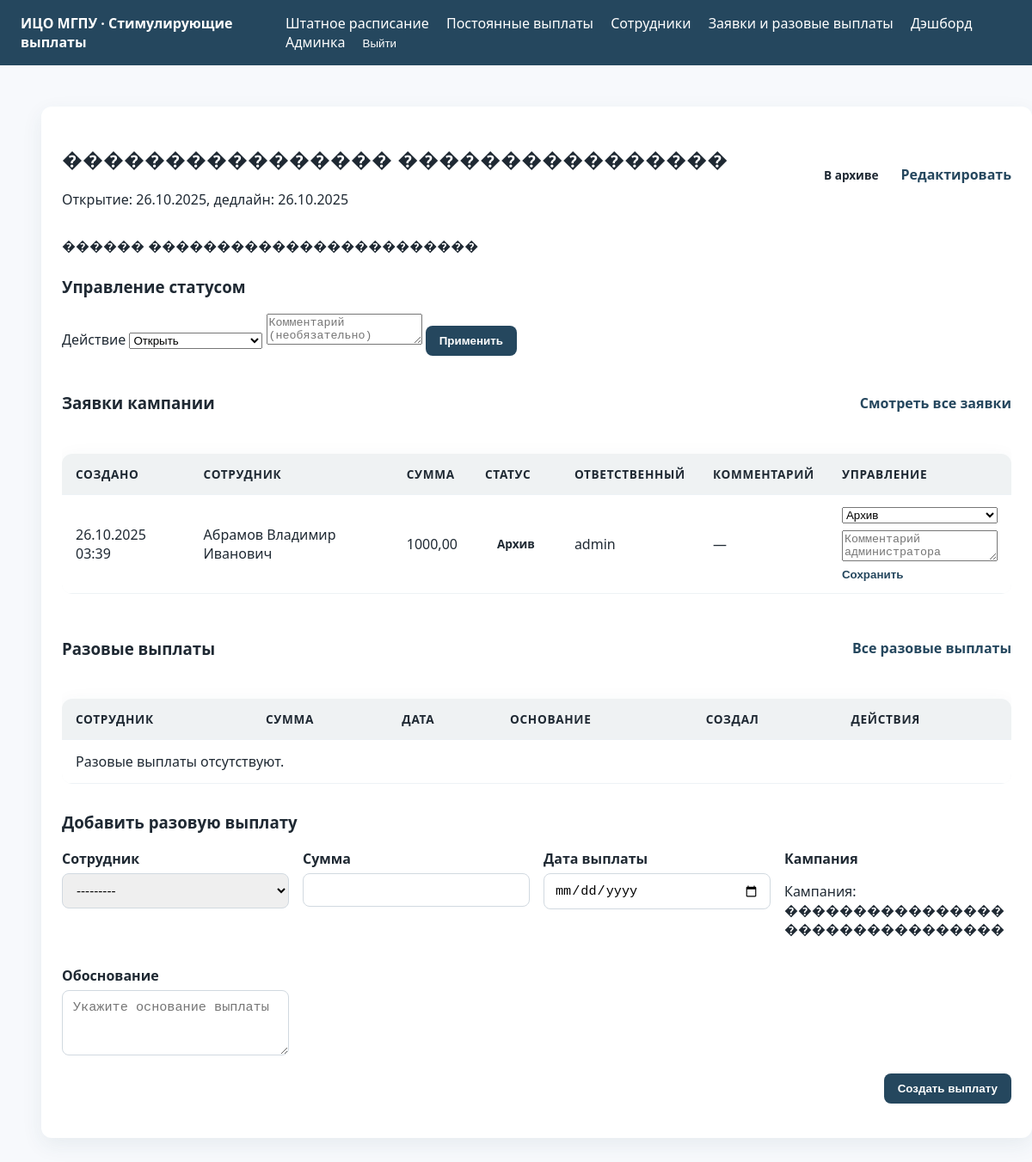
The app's page /one-time/campaigns/1/ (signed in) with its own data.
### one_time_payments/models.py (models this page shows, shortened)
class RequestCampaign(models.Model):
    class Status(models.TextChoices):
        DRAFT = 'draft', 'Черновик'
        OPEN = 'open', 'Открыта'
        CLOSED = 'closed', 'Закрыта'
        ARCHIVED = 'archived', 'В архиве'
    name = models.CharField('Название кампании', max_length=255)
    description = models.TextField('Описание', blank=True)
    status = models.CharField('Статус', max_length=16, choices=Status.choices, default=Status.DRAFT)
    opens_at = models.DateField('Дата открытия')
    deadline = models.DateField('Дедлайн', blank=True, null=True)
    auto_close_day = models.PositiveSmallIntegerField(
        'Дата автозакрытия',
        default=15,
        help_text='Если дедлайн не указан, кампания автоматически закрывается в указанный день месяца.'
    )
    auto_close_enabled = models.BooleanField('Автоматическое закрытие', default=True)
    closed_at = models.DateTimeField('Закрыта', blank=True, null=True)
    archived_at = models.DateTimeField('В архиве с', blank=True, null=True)
    created_at = models.DateTimeField('Создано', auto_now_add=True)
    updated_at = models.DateTimeField('Обновлено', auto_now=True)
    objects = RequestCampaignQuerySet.as_manager()
    class Meta:
        ordering = ['-opens_at', 'name']
        verbose_name = 'Кампания заявок'
        verbose_name_plural = 'Кампании заявок'
    def open(self) -> None:
        if self.status != self.Status.DRAFT:
            raise ValidationError('Открыть можно только кампания из черновика.')
        self.status = self.Status.OPEN
        self.save(update_fields=['status'])

### stimuli/models.py (models this page shows, shortened)
class StimulusRequest(models.Model):
    class Status(models.TextChoices):
        PENDING = 'pending', _('На рассмотрении')
        APPROVED = 'approved', _('Одобрено')
        REJECTED = 'rejected', _('Отклонено')
        ARCHIVED = 'archived', _('Архив')
    employee = models.ForeignKey(Employee, on_delete=models.CASCADE, related_name='requests', verbose_name='Сотрудник')
    requested_by = models.ForeignKey(
        settings.AUTH_USER_MODEL,
        on_delete=models.CASCADE,
        related_name='stimulus_requests',
        verbose_name='Ответственный'
    )
    campaign = models.ForeignKey(
        'one_time_payments.RequestCampaign',
        on_delete=models.PROTECT,
        related_name='stimulus_requests',
        verbose_name='Кампания',
    )
    amount = models.DecimalField('Размер выплаты', max_digits=12, decimal_places=2)
    justification = models.TextField('Обоснование')
    status = models.CharField('Статус', max_length=16, choices=Status.choices, default=Status.PENDING)
    final_status = models.CharField('Итоговый статус', max_length=32, blank=True, help_text='Статус на момент архивирования кампании')
    admin_comment = models.TextField('Комментарий администратора', blank=True)
    archived_at = models.DateTimeField('В архиве с', blank=True, null=True)
    created_at = models.DateTimeField('Создано', auto_now_add=True)
    updated_at = models.DateTimeField('Обновлено', auto_now=True)
    objects = StimulusRequestQuerySet.as_manager()
    class Meta:
        ordering = ['-created_at']
        permissions = [
            ('view_all_requests', 'Может видеть все заявки'),
            ('edit_pending_requests', 'Может редактировать заявки на рассмотрении'),
        ]
        verbose_name = 'Заявка на стимулирование'
        verbose_name_plural = 'Заявки на стимулирование'

class Employee(models.Model):
    class Category(models.TextChoices):
        AUP = 'АУП', _('Административно-управленческий персонал')
        PPS = 'ППС', _('Профессорско-преподавательский состав')
        OTHER = 'Другое', _('Другое')
    user = models.OneToOneField(
        settings.AUTH_USER_MODEL,
        on_delete=models.SET_NULL,
        related_name='employee_profile',
        verbose_name='Пользователь',
        blank=True,
        null=True
    )
    full_name = models.CharField('ФИО', max_length=255)
    division = models.ForeignKey('staffing.Division', on_delete=models.PROTECT, related_name='employees', verbose_name='Подразделение')
    position = models.ForeignKey('staffing.Position', on_delete=models.PROTECT, related_name='employees', verbose_name='Должность')
    category = models.CharField('Категория', max_length=32, choices=Category.choices)
    rate = models.DecimalField('Ставка', max_digits=6, decimal_places=3, default=1)
    allowance_amount = models.DecimalField('Надбавка', max_digits=12, decimal_places=2, default=0)
    allowance_reason = models.CharField('Основание надбавки', max_length=255, blank=True)
    allowance_until = models.DateField('Срок надбавки', blank=True, null=True)
    payment = models.DecimalField('Выплата', max_digits=12, decimal_places=2, default=0)
    justification = models.TextField('Обоснование', blank=True)
    created_at = models.DateTimeField('Создано', auto_now_add=True)
    updated_at = models.DateTimeField('Обновлено', auto_now=True)
    class Meta:
        ordering = ['full_name']
        verbose_name = 'Сотрудник'
        verbose_name_plural = 'Сотрудники'
    def __str__(self):
        return self.full_name

### one_time_payments/views.py (the view)
# urls.py: path('campaigns/<int:pk>/', views.RequestCampaignDetailView.as_view(), name='campaign-detail'),
class RequestCampaignDetailView(LoginRequiredMixin, PermissionRequiredMixin, generic.DetailView):
    model = RequestCampaign
    template_name = 'one_time_payments/campaign_detail.html'
    context_object_name = 'campaign'
    permission_required = 'one_time_payments.view_requestcampaign'
    def get_queryset(self):
        return RequestCampaign.objects.prefetch_related(
            Prefetch(
                'stimulus_requests',
                queryset=StimulusRequest.objects.select_related('employee', 'requested_by').order_by('-created_at'),
            ),
            Prefetch(
                'manual_payments',
                queryset=OneTimePayment.objects.select_related('employee', 'created_by').order_by('-payment_date'),
            ),
        )
    def get_context_data(self, **kwargs):
        context = super().get_context_data(**kwargs)
        campaign = self.object
        context['status_form'] = RequestCampaignStatusForm()
        context['manual_payment_form'] = OneTimePaymentForm(initial={'campaign': campaign})
        context['stimulus_status_form'] = StimulusRequestStatusForm()
        return context

### one_time_payments/templates/one_time_payments/campaign_detail.html (shortened to what this page needs)
{% extends 'base.html' %}
{% block content %}
<div class="card content-card">
    <div style="display:flex; justify-content:space-between; align-items:center; flex-wrap:wrap; gap:16px; margin-bottom:16px;">
        <div>
            <h2>{{ campaign.name }}</h2>
            <p class="muted">Открытие: {{ campaign.opens_at|date:'d.m.Y' }}{% if campaign.deadline %}, дедлайн: {{ campaign.deadline|date:'d.m.Y' }}{% endif %}</p>
        </div>
        <div style="display:flex; flex-wrap:wrap; gap:12px; align-items:center;">
            <span class="status status-{{ campaign.status }}">{{ campaign.get_status_display }}</span>
            {% if perms.one_time_payments.change_requestcampaign %}
                <a href="{% url 'one_time_payments:campaign-edit' campaign.pk %}" class="btn btn-text">Редактировать</a>
            {% endif %}
        </div>
    </div>
    {% if campaign.description %}
        <p style="margin-bottom:24px; white-space:pre-wrap;">{{ campaign.description }}</p>
    {% endif %}
    {% if perms.one_time_payments.change_requestcampaign %}
        <section style="margin-bottom:24px;">
            <h3>Управление статусом</h3>
            <form method="post" action="{% url 'one_time_payments:campaign-status' campaign.pk %}" class="form-inline">
                <label for="action">Действие</label>
                <select name="action" id="action">
                    {% for value, label in status_form.fields.action.choices %}
                        <option value="{{ value }}">{{ label }}</option>
                    {% endfor %}
                </select>
                <textarea name="comment" rows="2" placeholder="Комментарий (необязательно)"></textarea>
                <button type="submit" class="btn btn-primary">Применить</button>
            </form>
        </section>
    {% endif %}
    <section style="margin-bottom:32px;">
        <div style="display:flex; justify-content:space-between; align-items:center; gap:16px; flex-wrap:wrap;">
            <h3>Заявки кампании</h3>
            <a href="{% url 'request-list' %}?campaign={{ campaign.pk }}" class="btn btn-text">Смотреть все заявки</a>
        </div>
        <div class="table-wrapper" style="margin-top:12px;">
            <table class="table">
                <thead>
                    <tr>
                        <th>Создано</th>
                        <th>Сотрудник</th>
                        <th>Сумма</th>
                        <th>Статус</th>
                        <th>Ответственный</th>
                        <th>Комментарий</th>
                        {% if perms.stimuli.change_stimulusrequest %}
                            <th>Управление</th>
                        {% endif %}
                    </tr>
                </thead>
                <tbody>
                    {% for request in campaign.stimulus_requests.all %}
                        <tr>
                            <td>{{ request.created_at|date:'d.m.Y H:i' }}</td>
                            <td>{{ request.employee.full_name }}</td>
                            <td>{{ request.amount }}</td>
                            <td><span class="status status-{{ request.status }}">{{ request.get_status_display }}</span></td>
                            <td>{{ request.requested_by.get_full_name|default:request.requested_by.username }}</td>
                            <td>{{ request.admin_comment|default:'—' }}</td>
                            {% if perms.stimuli.change_stimulusrequest %}
                                <td>
                                    <form method="post" action="{% url 'one_time_payments:campaign-request-status' campaign.pk request.pk %}" style="display:flex; flex-direction:column; gap:8px;">
                                        <select name="status">
                                            {% for value, label in request.Status.choices %}
                                                <option value="{{ value }}" {% if value == request.status %}selected{% endif %}>{{ label }}</option>
                                            {% endfor %}
                                        </select>
                                        <textarea name="admin_comment" rows="2" placeholder="Комментарий администратора">{{ request.admin_comment }}</textarea>
                                        <button type="submit" class="btn btn-text">Сохранить</button>
                                    </form>
                                </td>
                            {% endif %}
                        </tr>
                    {% empty %}
                        <tr>
                            <td colspan="7">Заявок в кампании нет.</td>
                        </tr>
                    {% endfor %}
                </tbody>
            </table>
        </div>
    </section>
    <section style="margin-bottom:32px;">
        <div style="display:flex; justify-content:space-between; align-items:center; flex-wrap:wrap; gap:16px;">
            <h3>Разовые выплаты</h3>
            <a href="{% url 'one_time_payments:manual-payment-list' %}?campaign={{ campaign.pk }}" class="btn btn-text">Все разовые выплаты</a>
        </div>
        <div class="table-wrapper" style="margin-top:12px;">
            <table class="table">
                <thead>
                    <tr>
                        <th>Сотрудник</th>
                        <th>Сумма</th>
                        <th>Дата</th>
                        <th>Основание</th>
                        <th>Создал</th>
                        <th>Действия</th>
                    </tr>
                </thead>
                <tbody>
                    {% for payment in campaign.manual_payments.all %}
                        <tr>
                            <td>{{ payment.employee.full_name }}</td>
                            <td>{{ payment.amount }}</td>
                            <td>{{ payment.payment_date|date:'d.m.Y' }}</td>
                            <td>{{ payment.justification|default:'—' }}</td>
                            <td>{{ payment.created_by.get_full_name|default:payment.created_by.username }}</td>
                            <td style="display:flex; gap:8px; flex-wrap:wrap;">
                                <a href="{% url 'one_time_payments:manual-payment-edit' payment.pk %}" class="btn btn-text">Изменить</a>
                                <a href="{% url 'one_time_payments:manual-payment-delete' payment.pk %}" class="btn btn-text" style="color:#b4231a;">Удалить</a>
                            </td>
                        </tr>
                    {% empty %}
                        <tr>
                            <td colspan="6">Разовые выплаты отсутствуют.</td>
                        </tr>
                    {% endfor %}
                </tbody>
            </table>
        </div>
    </section>
    {% if perms.one_time_payments.add_onetimepayment %}
        <section style="margin-bottom:16px;">
            <h3>Добавить разовую выплату</h3>
            <form method="post" action="{% url 'one_time_payments:campaign-manual-payment-add' campaign.pk %}">
                <div class="form-grid">
                    {% for field in manual_payment_form %}
                        <div>
                            <label for="{{ field.id_for_label }}">{{ field.label }}</label>
                            {% if field.name == 'campaign' %}
                                <p>Кампания: {{ campaign.name }}</p>
                            {% else %}
                                {{ field }}
                            {% endif %}
                        </div>
                    {% endfor %}
                </div>
                <div style="display:flex; justify-content:flex-end; gap:12px; margin-top:16px;">
                    <button type="submit" class="btn btn-primary">Создать выплату</button>
                </div>
            </form>
        </section>
    {% endif %}
</div>
{% endblock %}

### records on screen
RequestCampaign: name "���������������� ����������������", opens_at "26.10.2025", deadline "26.10.2025", status "В архиве", description "������ ������������������������", name "���������������� ����������������"
StimulusRequest: created_at "26.10.2025 03:39", employee.full_name "Абрамов Владимир Иванович", amount "1000,00", status "Архив", requested_by.get_full_name "admin", admin_comment "—"

### other values on screen
{{ field.label }} "Сотрудник" "Сумма" "Дата выплаты" "Кампания" "Обоснование"
form field action "Открыть"
